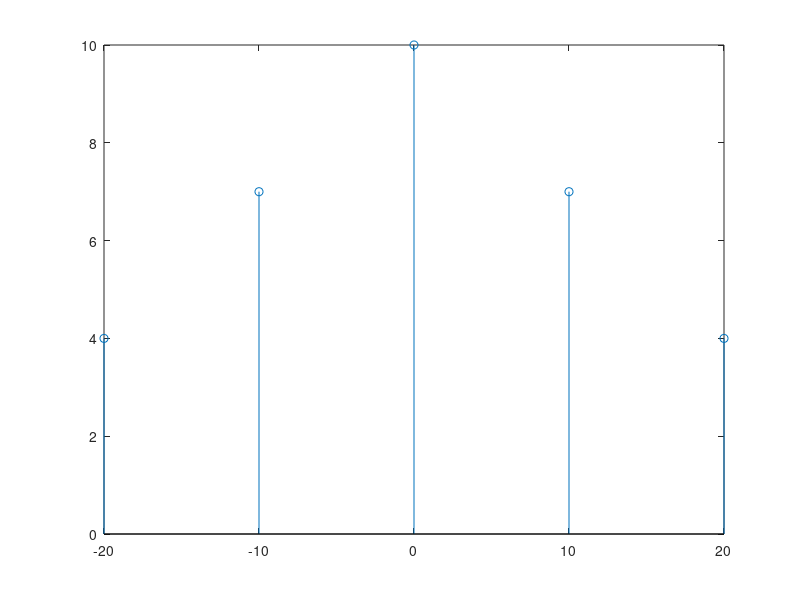

Recreate this plot in MATLAB.
clear all 
x=[-20 -10 0 10 20];
y =[4 7 10 7 4];
stem(x,y)
t = 0:0.001:2;
y = 10 + 14*cos(20*pi*t-pi/3) + 8*cos(40*pi*t-pi/2);
X= fft(y);
